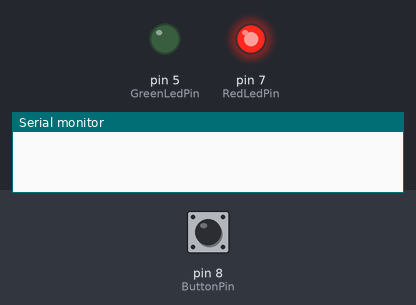
This sketch was run on a simulated Arduino Uno, built with avr-gcc and run on an emulated ATmega328P. Shown: output pins drawn as LEDs (lit = HIGH), the last lines printed to the serial monitor. The inputs (shaded band) are chosen by the test bench; at power-on: pin 8 (ButtonPin) HIGH. The local clock reads 2024-03-15 10:24:30 at power-on unless the sketch sets it.

Above: at 1.2 s.
1.3 s: pin 8 (ButtonPin) pulled LOW for 0.15 s
At 1.6 s:
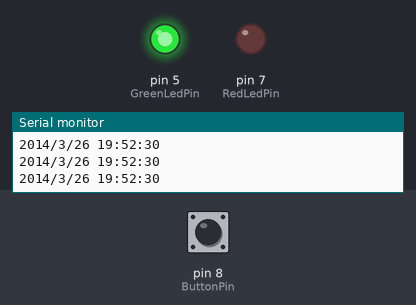
Timing chart, 0 to 4.3 s (numbered marks = the images above; inputs shaded):
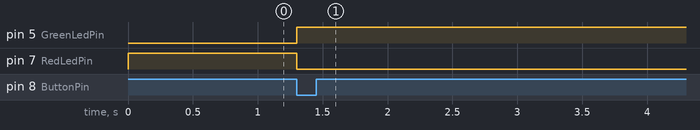

Measured:
- after the input at 1.3 s, pin 5 (GreenLedPin): LOW → HIGH at once; pin 7 (RedLedPin): HIGH → LOW at once

The sketch:

InitializeTimer.ino
```cpp
// Date and time functions using a DS1307 RTC connected via I2C and Wire lib

#include <Wire.h>
#include "RTClib.h"

RTC_DS1307 RTC;

const int RedLedPin = 7;
const int GreenLedPin = 5;
const int ButtonPin = 8;


void setup () {
  Serial.begin(57600);
  Wire.begin();
  RTC.begin();

  pinMode(ButtonPin, INPUT);
  pinMode(RedLedPin, OUTPUT);
  pinMode(GreenLedPin, OUTPUT);

  if (! RTC.isrunning()) {
    Serial.println("RTC is NOT running!");
  }
}

boolean isSet = false;

void loop () {

    while(!isSet){
      digitalWrite(RedLedPin, HIGH);
      if (digitalRead(ButtonPin) == LOW){
        RTC.adjust(DateTime(2014, 03, 26, 19, 52, 30));
        isSet=true;
        digitalWrite(RedLedPin, LOW);
        digitalWrite(GreenLedPin, HIGH);
      }
    }

    DateTime now = RTC.now();

    Serial.print(now.year(), DEC);
    Serial.print('/');
    Serial.print(now.month(), DEC);
    Serial.print('/');
    Serial.print(now.day(), DEC);
    Serial.print(' ');
    Serial.print(now.hour(), DEC);
    Serial.print(':');
    Serial.print(now.minute(), DEC);
    Serial.print(':');
    Serial.print(now.second(), DEC);
    Serial.println();
}
```
